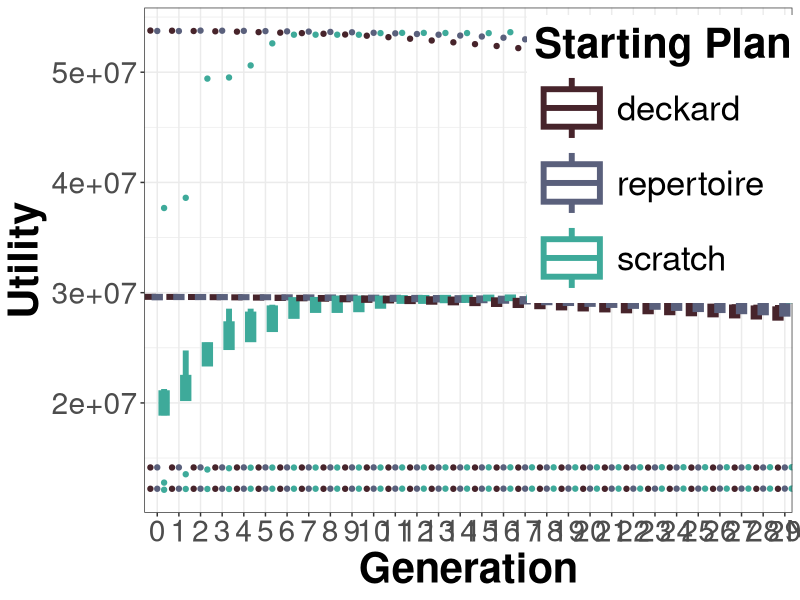
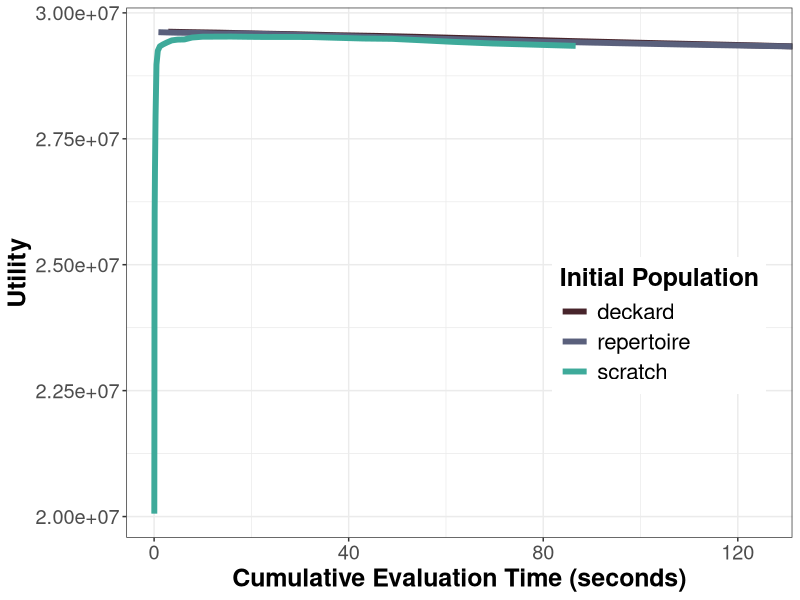
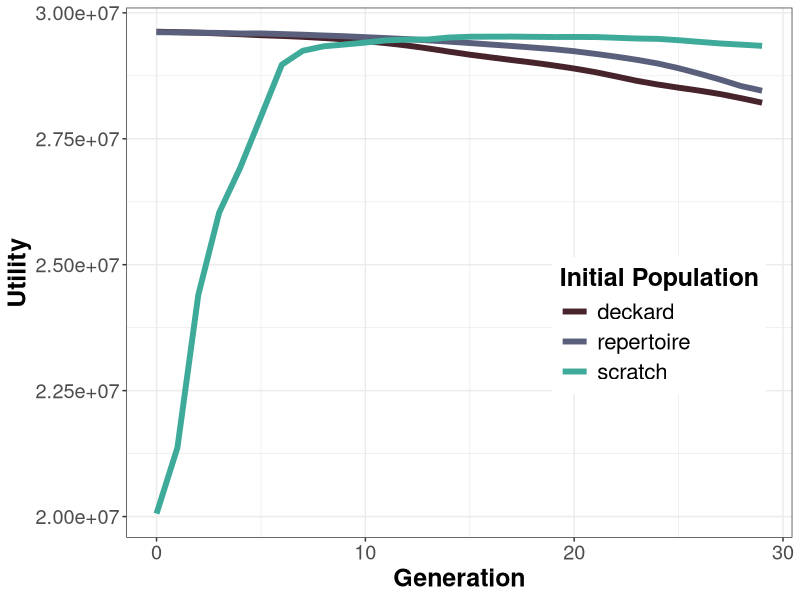

These figures' R source, in order:
library("ggplot2")
library("dplyr")

# note that by default rstudio starts in the users home directory
# need to switch to the location of the script
setwd("research/seams2020-data")

# filepath relative to the working directory (set above)
repertoire15Gen <- read.csv("repertoire15Gen.csv")

data <- repertoire15Gen

# colorblind color scheme
cbPalette <- c("#47242B","#5A607C", "#3EAA9A", "#C3E270", "#A18E7B")

datacat <- data
# convert generation  to a factor to enable box plots
datacat$generation <- as.factor(datacat$generation) 

# boxplot of utility over generation by initial population
#A4 size
p <- ggplot(data=datacat, aes(x=generation,y=profit,color=init))
p <- p + ylab("Utility") + xlab("Generation") + scale_fill_discrete(name="Initial Population")  + theme_bw()
p <- p + theme(text=element_text(size=27), title=element_text(size=30,face="bold"),legend.position=c(.8,.7),legend.title=element_text(size=30,face="bold"),legend.text=element_text(size=25),legend.key.size=unit(0.75,"in"))
p + scale_color_manual(values=cbPalette,name="Starting Plan") +  geom_boxplot(lwd=2,fatten=0.5,,position=position_dodge(width=.95))  + coord_cartesian(xlim=c(1,29.75)) #+ geom_hline(aes(yintercept = 4938.98986581),lwd=1.25)

# take the median by generation and initial population
aggdata <- data[,c("generation","runtime","profit")]
aggdata <- aggregate(aggdata,by=list(aggdata$generation,data$init), FUN=median,na.rm=TRUE)

# calculate cumulative runtime
aggdata <- aggdata %>%
  group_by(Group.2) %>%
  mutate(cumruntime = cumsum(runtime))

# utility over cumulative runtime by initial population
p <- ggplot(data=aggdata, aes(y=profit,x=cumruntime/1000,color=Group.2))
p <- p +  theme_bw() + xlab("Cumulative Evaluation Time (seconds)") + ylab("Utility") + scale_color_discrete(name="Initial Population") #+ coord_cartesian(xlim=c(0, 20))
p <- p + theme(text=element_text(size=18), title=element_text(size=18,face="bold"),legend.title=element_text(size=18,face="bold"),legend.text=element_text(size=16),legend.key.size=unit(0.3,"in"),legend.position=c(.8,.4))
p + scale_colour_manual(values=cbPalette,name="Initial Population") + geom_line(lwd=2)   + scale_y_continuous(labels = function(x) format(x, scientific = TRUE)) + coord_cartesian(xlim=c(0.5,125))#, ylim=c(27500000,30000000))

# line graph utility over generation by initial population
p <- ggplot(data=aggdata, aes(y=profit,x=Group.1,color=Group.2))
p <- p +  theme_bw() + xlab("Generation") + ylab("Utility") + scale_color_discrete(name="Initial Population") #+ coord_cartesian(xlim=c(0, 20))
p <- p + theme(text=element_text(size=18), title=element_text(size=18,face="bold"),legend.title=element_text(size=18,face="bold"),legend.text=element_text(size=16),legend.key.size=unit(0.3,"in"),legend.position=c(.8,.4))
p + scale_colour_manual(values=cbPalette,name="Initial Population") + geom_line(lwd=2)   + scale_y_continuous(labels = function(x) format(x, scientific = TRUE))# + coord_cartesian(xlim=c(0.5,125))
